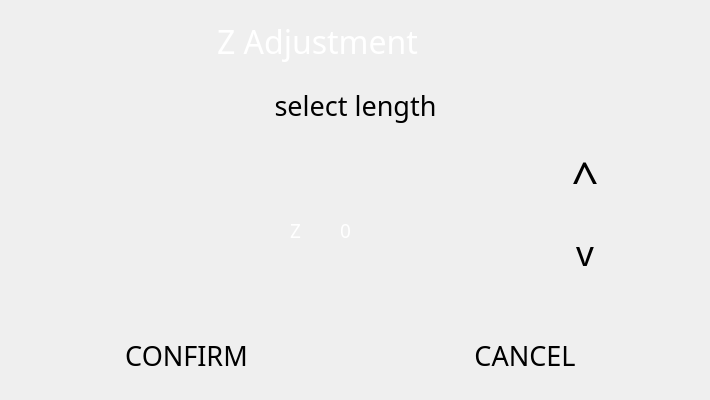
  <widget class="QWidget" name="z_adjustment_page">
   <property name="minimumSize">
    <size>
     <width>710</width>
     <height>400</height>
    </size>
   </property>
   <property name="maximumSize">
    <size>
     <width>720</width>
     <height>420</height>
    </size>
   </property>
   <widget class="QLabel" name="z_adjustment_z_icon_label">
    <property name="enabled">
     <bool>true</bool>
    </property>
    <property name="geometry">
     <rect>
      <x>290</x>
      <y>210</y>
      <width>31</width>
      <height>41</height>
     </rect>
    </property>
    <property name="font">
     <font>
      <family>Montserrat</family>
      <pointsize>14</pointsize>
     </font>
    </property>
    <property name="styleSheet">
     <string notr="true">background: transparent; color: white;</string>
    </property>
    <property name="text">
     <string>Z</string>
    </property>
   </widget>
   <widget class="QLabel" name="z_adjustment_height_value_label">
    <property name="enabled">
     <bool>true</bool>
    </property>
    <property name="geometry">
     <rect>
      <x>340</x>
      <y>210</y>
      <width>31</width>
      <height>41</height>
     </rect>
    </property>
    <property name="font">
     <font>
      <family>Montserrat</family>
      <pointsize>14</pointsize>
     </font>
    </property>
    <property name="styleSheet">
     <string notr="true">background: transparent; color: white;</string>
    </property>
    <property name="text">
     <string>0</string>
    </property>
   </widget>
   <widget class="QWidget" name="horizontalLayoutWidget_10">
    <property name="geometry">
     <rect>
      <x>10</x>
      <y>10</y>
      <width>681</width>
      <height>62</height>
     </rect>
    </property>
    <layout class="QHBoxLayout" name="z_adjustment_header_layout">
     <item>
      <widget class="QLabel" name="z_adjustment_title_label">
       <property name="font">
        <font>
         <family>Momcake</family>
         <pointsize>24</pointsize>
        </font>
       </property>
       <property name="styleSheet">
        <string notr="true">background: transparent; color: white;</string>
       </property>
       <property name="text">
        <string>Z Adjustment</string>
       </property>
       <property name="alignment">
        <set>Qt::AlignCenter</set>
       </property>
       <property name="class" stdset="0">
        <string>title_text</string>
       </property>
      </widget>
     </item>
     <item>
      <widget class="BlocksCustomButton" name="z_adjust_back_button">
       <property name="minimumSize">
        <size>
         <width>60</width>
         <height>60</height>
        </size>
       </property>
       <property name="maximumSize">
        <size>
         <width>60</width>
         <height>60</height>
        </size>
       </property>
       <property name="text">
        <string/>
       </property>
       <property name="flat">
        <bool>true</bool>
       </property>
       <property name="icon_pixmap" stdset="0">
        <pixmap resource="resources/button_resources.qrc">:/button_borders/media/btn_icons/back.svg</pixmap>
       </property>
       <property name="button_type" stdset="0">
        <string>icon</string>
       </property>
      </widget>
     </item>
    </layout>
   </widget>
   <widget class="QWidget" name="verticalLayoutWidget_8">
    <property name="geometry">
     <rect>
      <x>550</x>
      <y>140</y>
      <width>71</width>
      <height>151</height>
     </rect>
    </property>
    <layout class="QVBoxLayout" name="z_adjustment_move_buttons_layout">
     <item alignment="Qt::AlignHCenter">
      <widget class="BlocksCustomButton" name="z_adjustment_up_btn">
       <property name="minimumSize">
        <size>
         <width>60</width>
         <height>60</height>
        </size>
       </property>
       <property name="maximumSize">
        <size>
         <width>60</width>
         <height>60</height>
        </size>
       </property>
       <property name="font">
        <font>
         <family>Momcake</family>
         <pointsize>36</pointsize>
         <italic>false</italic>
         <stylestrategy>PreferAntialias</stylestrategy>
        </font>
       </property>
       <property name="mouseTracking">
        <bool>false</bool>
       </property>
       <property name="tabletTracking">
        <bool>true</bool>
       </property>
       <property name="contextMenuPolicy">
        <enum>Qt::NoContextMenu</enum>
       </property>
       <property name="layoutDirection">
        <enum>Qt::LeftToRight</enum>
       </property>
       <property name="styleSheet">
        <string notr="true"/>
       </property>
       <property name="text">
        <string>^</string>
       </property>
       <property name="autoDefault">
        <bool>false</bool>
       </property>
       <property name="flat">
        <bool>true</bool>
       </property>
       <property name="class" stdset="0">
        <string>menu_btn</string>
       </property>
       <property name="borderLeftPixmap" stdset="0">
        <pixmap/>
       </property>
       <property name="borderCenterPixmap" stdset="0">
        <pixmap/>
       </property>
       <property name="borderRightPixmap" stdset="0">
        <pixmap/>
       </property>
       <property name="button_type" stdset="0">
        <string>normal</string>
       </property>
       <property name="icon_pixmap" stdset="0">
        <pixmap resource="resources/icon_resources.qrc">:/arrow_icons/media/btn_icons/up_arrow.svg</pixmap>
       </property>
      </widget>
     </item>
     <item alignment="Qt::AlignHCenter">
      <widget class="BlocksCustomButton" name="z_adjustment_down_btn">
       <property name="minimumSize">
        <size>
         <width>60</width>
         <height>60</height>
        </size>
       </property>
       <property name="maximumSize">
        <size>
         <width>60</width>
         <height>60</height>
        </size>
       </property>
       <property name="font">
        <font>
         <family>Momcake</family>
         <pointsize>26</pointsize>
         <italic>false</italic>
         <stylestrategy>PreferAntialias</stylestrategy>
        </font>
       </property>
       <property name="mouseTracking">
        <bool>false</bool>
       </property>
       <property name="tabletTracking">
        <bool>true</bool>
       </property>
       <property name="contextMenuPolicy">
        <enum>Qt::NoContextMenu</enum>
       </property>
       <property name="layoutDirection">
        <enum>Qt::LeftToRight</enum>
       </property>
       <property name="styleSheet">
        <string notr="true"/>
       </property>
       <property name="text">
        <string>v</string>
       </property>
       <property name="autoDefault">
        <bool>false</bool>
       </property>
       <property name="flat">
        <bool>true</bool>
       </property>
       <property name="class" stdset="0">
        <string>menu_btn</string>
       </property>
       <property name="borderLeftPixmap" stdset="0">
        <pixmap/>
       </property>
       <property name="borderCenterPixmap" stdset="0">
        <pixmap/>
       </property>
       <property name="borderRightPixmap" stdset="0">
        <pixmap/>
       </property>
       <property name="button_type" stdset="0">
        <string>normal</string>
       </property>
       <property name="icon_pixmap" stdset="0">
        <pixmap resource="resources/icon_resources.qrc">:/arrow_icons/media/btn_icons/down_arrow.svg</pixmap>
       </property>
      </widget>
     </item>
    </layout>
   </widget>
   <widget class="BlocksCustomButton" name="z_adjustment_select_length_btn">
    <property name="geometry">
     <rect>
      <x>170</x>
      <y>80</y>
      <width>371</width>
      <height>51</height>
     </rect>
    </property>
    <property name="minimumSize">
     <size>
      <width>10</width>
      <height>10</height>
     </size>
    </property>
    <property name="font">
     <font>
      <family>Momcake</family>
      <pointsize>20</pointsize>
      <italic>false</italic>
      <stylestrategy>PreferAntialias</stylestrategy>
     </font>
    </property>
    <property name="mouseTracking">
     <bool>false</bool>
    </property>
    <property name="tabletTracking">
     <bool>true</bool>
    </property>
    <property name="contextMenuPolicy">
     <enum>Qt::NoContextMenu</enum>
    </property>
    <property name="layoutDirection">
     <enum>Qt::LeftToRight</enum>
    </property>
    <property name="styleSheet">
     <string notr="true"/>
    </property>
    <property name="text">
     <string>select length</string>
    </property>
    <property name="autoDefault">
     <bool>false</bool>
    </property>
    <property name="flat">
     <bool>true</bool>
    </property>
    <property name="class" stdset="0">
     <string>menu_btn</string>
    </property>
    <property name="borderLeftPixmap" stdset="0">
     <pixmap/>
    </property>
    <property name="borderCenterPixmap" stdset="0">
     <pixmap/>
    </property>
    <property name="borderRightPixmap" stdset="0">
     <pixmap/>
    </property>
    <property name="button_type" stdset="0">
     <string>normal</string>
    </property>
   </widget>
   <widget class="QWidget" name="horizontalLayoutWidget_11">
    <property name="geometry">
     <rect>
      <x>20</x>
      <y>320</y>
      <width>671</width>
      <height>71</height>
     </rect>
    </property>
    <layout class="QHBoxLayout" name="z_adjustment_buttons_layout">
     <item>
      <widget class="BlocksCustomButton" name="z_adjustment_confirm_btn">
       <property name="minimumSize">
        <size>
         <width>150</width>
         <height>60</height>
        </size>
       </property>
       <property name="font">
        <font>
         <family>Momcake</family>
         <pointsize>20</pointsize>
         <italic>false</italic>
         <stylestrategy>PreferAntialias</stylestrategy>
        </font>
       </property>
       <property name="mouseTracking">
        <bool>false</bool>
       </property>
       <property name="tabletTracking">
        <bool>true</bool>
       </property>
       <property name="contextMenuPolicy">
        <enum>Qt::NoContextMenu</enum>
       </property>
       <property name="layoutDirection">
        <enum>Qt::LeftToRight</enum>
       </property>
       <property name="styleSheet">
        <string notr="true"/>
       </property>
       <property name="text">
        <string>CONFIRM</string>
       </property>
       <property name="autoDefault">
        <bool>false</bool>
       </property>
       <property name="flat">
        <bool>true</bool>
       </property>
       <property name="class" stdset="0">
        <string>menu_btn</string>
       </property>
       <property name="borderLeftPixmap" stdset="0">
        <pixmap resource="resources/button_resources.qrc">:/button_borders/media/buttons/btn_part1.svg</pixmap>
       </property>
       <property name="borderCenterPixmap" stdset="0">
        <pixmap resource="resources/button_resources.qrc">:/button_borders/media/buttons/btn_part2.svg</pixmap>
       </property>
       <property name="borderRightPixmap" stdset="0">
        <pixmap resource="resources/button_resources.qrc">:/button_borders/media/buttons/btn_part3.svg</pixmap>
       </property>
       <property name="button_type" stdset="0">
        <string>normal</string>
       </property>
      </widget>
     </item>
     <item>
      <widget class="BlocksCustomButton" name="z_adjustment_cancel_btn">
       <property name="minimumSize">
        <size>
         <width>150</width>
         <height>60</height>
        </size>
       </property>
       <property name="font">
        <font>
         <family>Momcake</family>
         <pointsize>20</pointsize>
         <italic>false</italic>
         <stylestrategy>PreferAntialias</stylestrategy>
        </font>
       </property>
       <property name="mouseTracking">
        <bool>false</bool>
       </property>
       <property name="tabletTracking">
        <bool>true</bool>
       </property>
       <property name="contextMenuPolicy">
        <enum>Qt::NoContextMenu</enum>
       </property>
       <property name="layoutDirection">
        <enum>Qt::LeftToRight</enum>
       </property>
       <property name="styleSheet">
        <string notr="true"/>
       </property>
       <property name="text">
        <string>CANCEL</string>
       </property>
       <property name="autoDefault">
        <bool>false</bool>
       </property>
       <property name="flat">
        <bool>true</bool>
       </property>
       <property name="class" stdset="0">
        <string>menu_btn</string>
       </property>
       <property name="borderLeftPixmap" stdset="0">
        <pixmap resource="resources/button_resources.qrc">:/button_borders/media/buttons/btn_part1.svg</pixmap>
       </property>
       <property name="borderCenterPixmap" stdset="0">
        <pixmap resource="resources/button_resources.qrc">:/button_borders/media/buttons/btn_part2.svg</pixmap>
       </property>
       <property name="borderRightPixmap" stdset="0">
        <pixmap resource="resources/button_resources.qrc">:/button_borders/media/buttons/btn_part3.svg</pixmap>
       </property>
       <property name="button_type" stdset="0">
        <string>normal</string>
       </property>
      </widget>
     </item>
    </layout>
   </widget>
  </widget>
